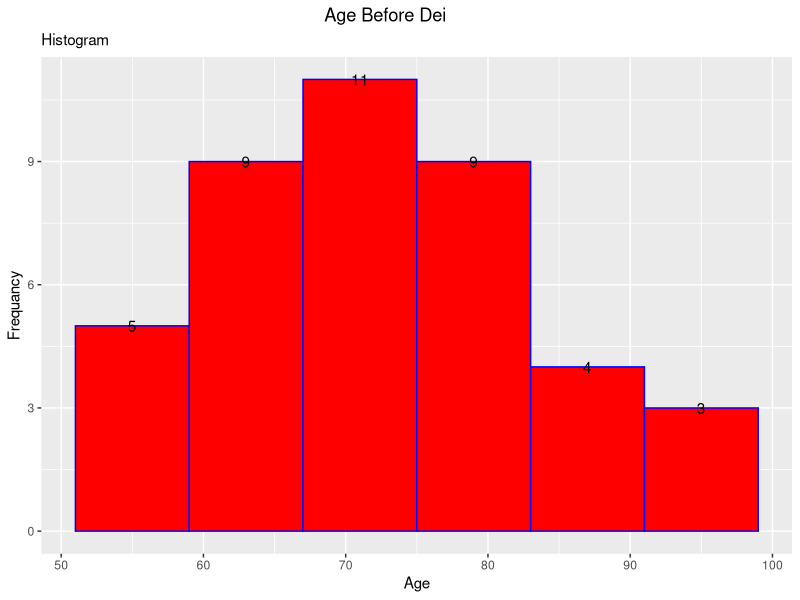
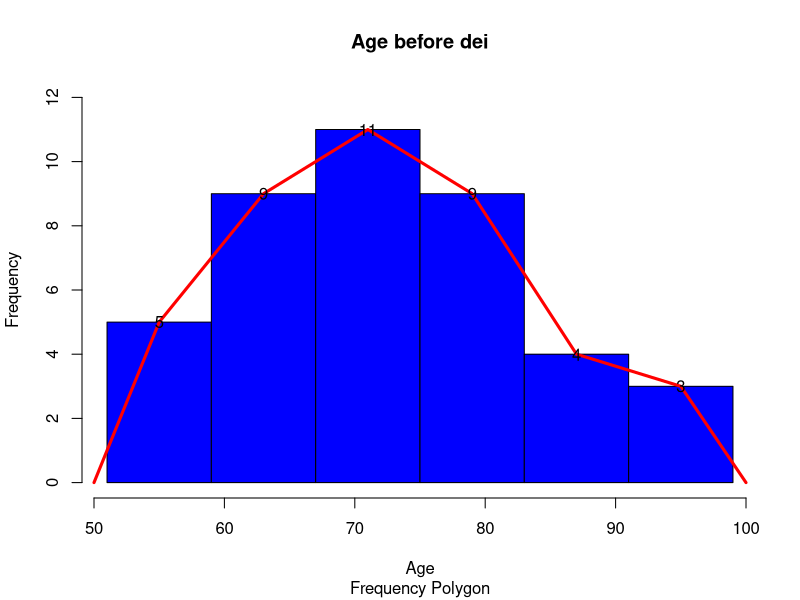
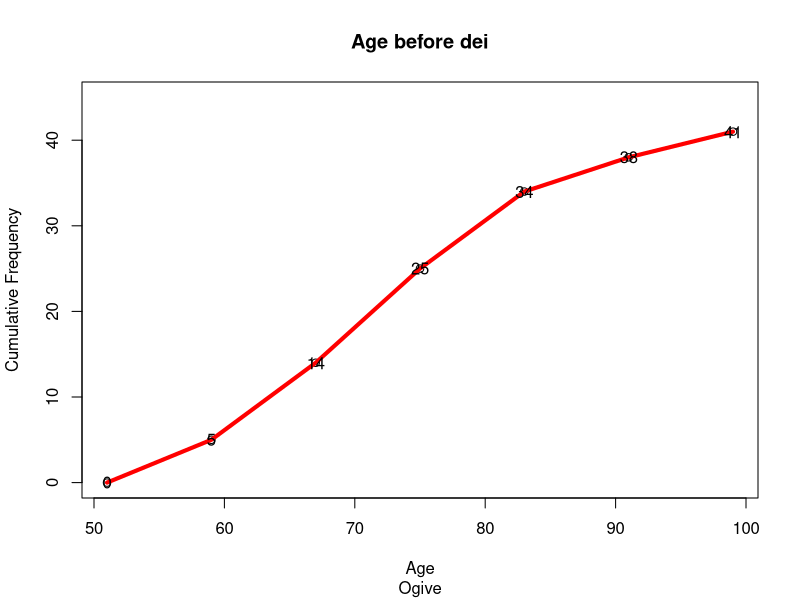
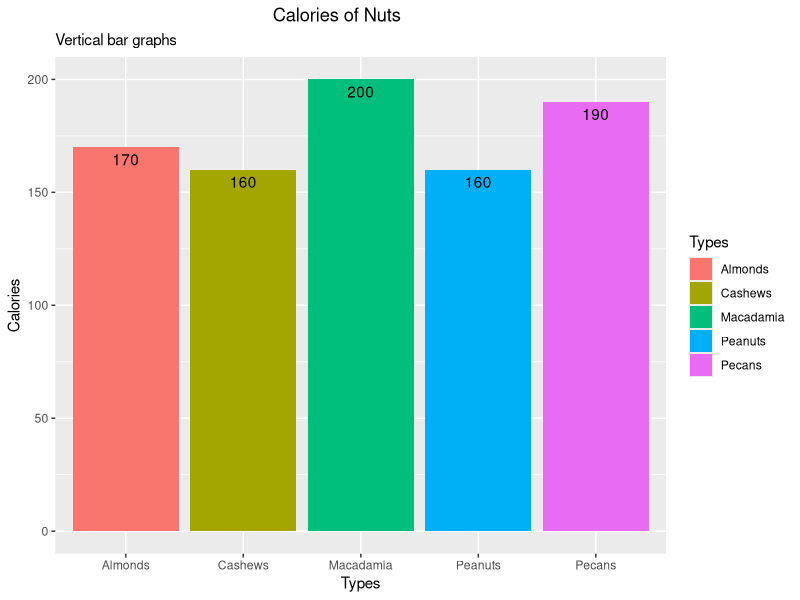
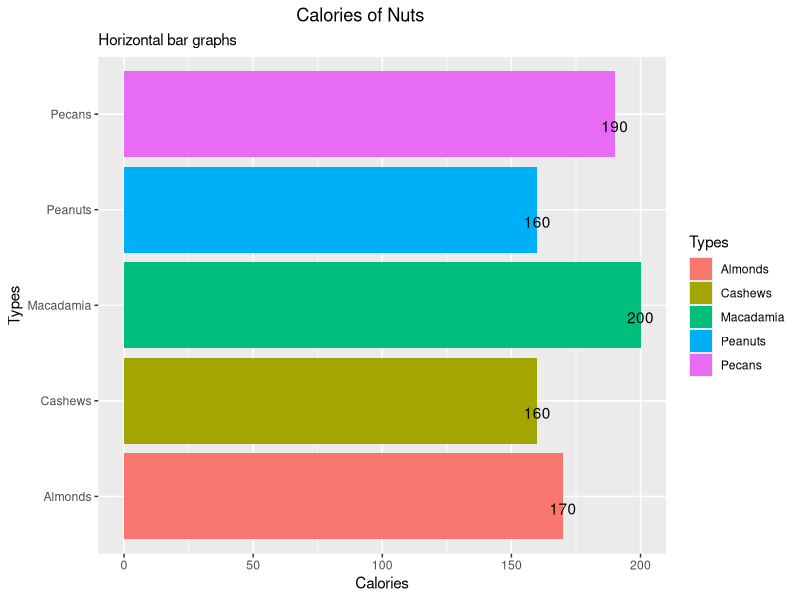
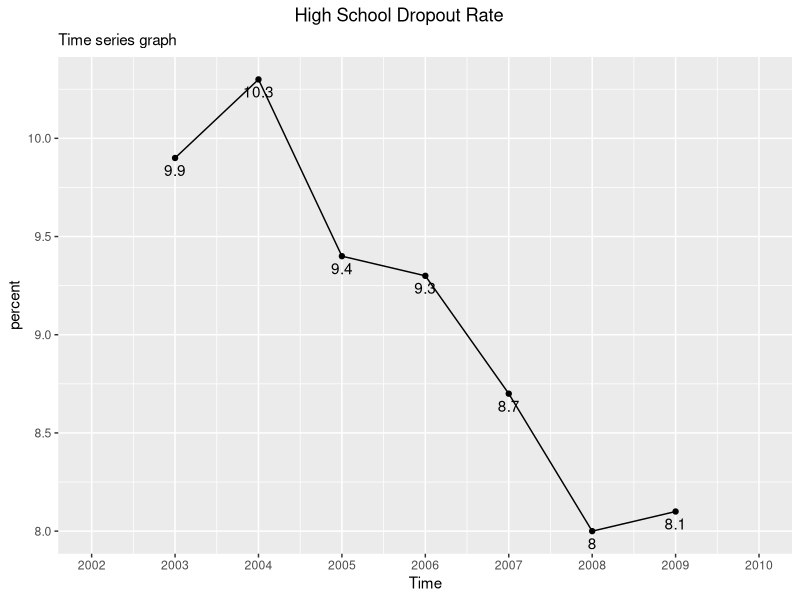
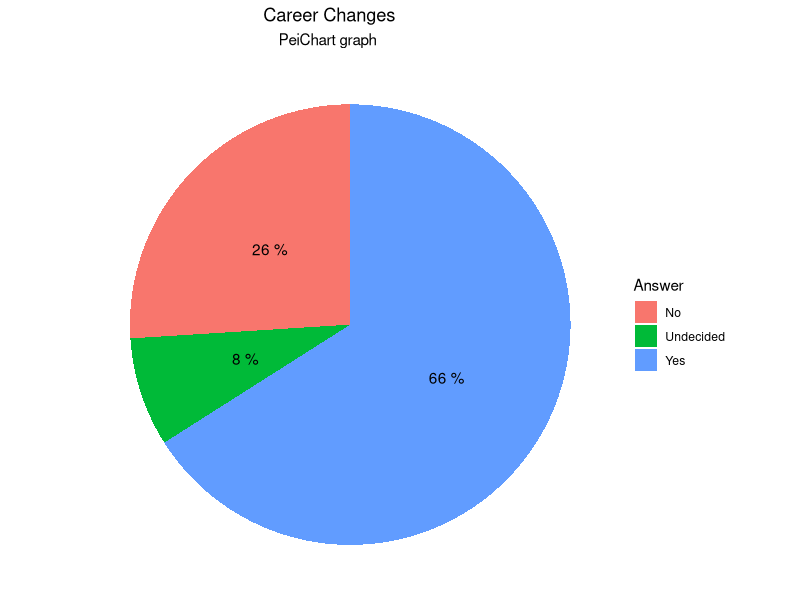
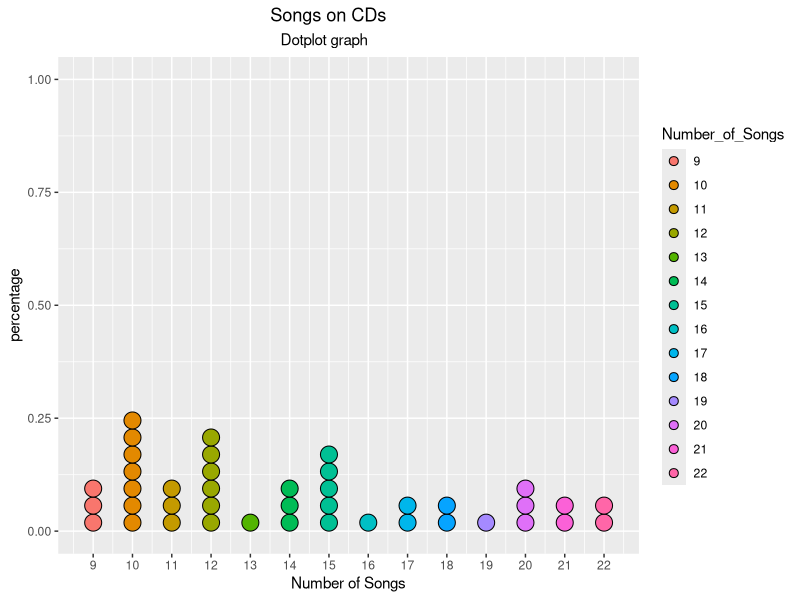

The R script that drew these images, in order:
## ---- chunk 1
news<- c("N", "N", "T", "T", "T", "I", "R", "R", "I", "T",
           "I", "N", "R", "R", "I", "N", "N", "I", "T", "N",
           "I", "R", "T", "T", "T", "T", "N", "R", "R", "I",
           "R", "R", "I", "N", "T", "R", "T", "I", "I", "T",
           "T", "I", "N", "T", "T", "I", "R", "N", "R", "T")
## ---- chunk 2

## ---- chunk 3
library(tidyverse)
library(ggplot2)
table(news)%>%
  as.tibble()%>%
  mutate(freq = n,perc = (n/sum(n)*100))%>%
  select(-n)%>%
  bind_rows(tibble(news="Total",freq=sum(.$freq),perc=sum(.$perc)))%>%
  knitr::kable(format = 'markdown')
## ---- chunk 4
library(tidyverse)
Age <- c(90,83,80,73,70,51,68,79,70,71,72,74,67,
         54,81,66,62,63,68,57,66,96,78,55,60,66,57,
         71,60,85,76,98,77,88,78,81,64,66,77,93,70)
number =round((max(Age)-min(Age))/6)
breakss<-seq(min(Age),max(Age)+number,by=number)
Age%>%
  cut(breaks=breakss,right=FALSE)->Classes
table(Classes)%>%
  as.tibble()%>%
  mutate(Freq=n)%>%
  select(-n)->datasets
datasets%>%
  knitr::kable(format = 'markdown')
## ---- chunk 5
datasets%>%
  mutate(Relative_freq=round(Freq*100/41,2))%>%
  bind_rows(tibble(Classes="Total",
                   Freq=sum(.$Freq),
                   Relative_freq=as.integer(sum(.$Relative_freq)))
            )%>%
knitr::kable(format = 'markdown')
## ---- chunk 6
min=c()
for (n in 1:6) {
  r<-(breakss[n+1]+breakss[n])/2
  min=c(min,r)
}
Age%>%
  as.tibble()%>% 
ggplot(aes(value)) +
  geom_histogram(breaks=breakss,
                 right=FALSE,
                 col='blue',
                 fill='red',)+
  ggtitle('Age Before Dei')+
  theme(plot.title = element_text(hjust=0.45))+
  labs(x='Age',y='Frequancy', subtitle = 'Histogram')+
  annotate("text", x =min, y=datasets$Freq, label =datasets$Freq)
## ---- chunk 7
hist(Age,
     main='Age before dei',
     sub='Frequency Polygon',
     col="blue",
     xlab='Age',
     ylab='Frequency',
     ylim = c(0,12),
     breaks=breakss,
     right = FALSE)
lines(c(50,min,100),c(0,datasets$Freq,0),lwd=3,col='red')
text(min,datasets$Freq,datasets$Freq)%>%
knitr::kable(format = 'markdown')
## ---- chunk 8
c_freq = c(0,cumsum(table(Classes)))
plot(breakss, c_freq,
     xlab="Age",
     ylab="Cumulative Frequency",
     ylim=c(0,45))
title(main='Age before dei',sub='Ogive')
lines(breakss, c_freq,lwd=4,col='red')
text(breakss,c_freq,c_freq)

## ---- chunk 9
df<-tibble(
  Types=c('Peanuts','Almonds','Macadamia', 'Pecans','Cashews'),
   Calories=c(160,170,200,190,160)
)
knitr::kable(df,format = 'markdown')
df%>%
  ggplot(aes(Types,Calories,fill=Types))+
  geom_bar(stat = "identity")+
  ggtitle('Calories of Nuts',subtitle = "Vertical bar graphs")+
  theme(plot.title = element_text(hjust=0.45))+
  geom_text(aes(label=Calories),vjust=1.5)
## ---- chunk 10
df%>%
  ggplot(aes(Calories,Types,fill=Types))+
  geom_bar(stat = "identity")+
  ggtitle('Calories of Nuts',subtitle = "Horizontal bar graphs")+
  theme(plot.title = element_text(hjust=0.45))+
  geom_text(aes(label=Calories),vjust=1.5)
## ---- chunk 11
Rate<-tibble(
  Time=c(2003 ,2004 ,2005 ,2006 ,2007 ,2008 ,2009),
  percent = c(9.9 ,10.3 ,9.4 ,9.3, 8.7 ,8.0 ,8.1)
)
knitr::kable(Rate,format = 'markdown')
ggplot(Rate,aes(Time,percent))+
  geom_line()+
  xlim(2002,2010)+
  geom_point()+
  geom_text(aes(label=percent),vjust=1.5)+
  scale_x_continuous(breaks = seq(2002,2010,by=1),limits = c(2002,2010))+
  ggtitle('High School Dropout Rate',subtitle = "Time series graph")+
  theme(plot.title = element_text(hjust=0.45))
## ---- chunk 12
Career<-tibble(
  Answer=c('Yes','No','Undecided'),
   people= c(660,260,80)
)
knitr::kable(Career,format = 'markdown')
ggplot(Career,aes('',people,fill = Answer))+
  geom_bar(stat = "identity",width = 1)+
  coord_polar('y',start=0)+
  theme_void()+
  geom_text(aes(label=paste(people*100/sum(people), "%", sep=" ")),position=position_stack(vjust=0.5))+
    ggtitle('Career Changes',subtitle = "PeiChart graph")+
  theme(plot.title = element_text(hjust=0.45),plot.subtitle = element_text(hjust=0.45))
## ---- chunk 13
song<-c(10, 14, 18, 11, 11, 15, 16, 10, 10, 17, 10, 15, 22, 9, 14, 12, 18, 12, 12, 15, 21, 22, 20, 15, 10, 19, 20, 21, 10, 17, 9, 13, 15, 11, 12, 12, 9, 14, 20, 12, 10)
PM<-c('null','null','null','null',song)
M<-matrix(PM,nrow =9,ncol = 5 )
knitr::kable(M,format = 'markdown')
table(song)%>%
  as.tibble()%>%
  set_names('Number of song','freq')%>%
  bind_rows(tibble('Number of song'="Total",freq=sum(.$freq)))%>%
knitr::kable(format = 'markdown')
df<-as.tibble(song)
Number_of_Songs<-factor(df$value)
ggplot(df,aes(x=value,fill =Number_of_Songs))+
  geom_dotplot()+
  xlab('Number of Songs')+
  ylab('percentage')+
  ggtitle(' Songs on CDs',subtitle = "Dotplot graph")+
  theme(plot.title = element_text(hjust=0.45),plot.subtitle = element_text(hjust=0.45))+
  xlim(8,23)+
  scale_x_continuous(breaks=seq(7,24,1))

## ---- chunk 14
data<-tibble(
  years=c(2010,2011,2012,2013),
  Food_grains=c(100,120,130,150),
  Vegetable=c(30,40,45,50),
  Other=c(10,15,25,25)
)
knitr::kable(data,format = 'markdown')
data%>%
  pivot_longer(cols=-years,
             names_to = 'Produce',
             values_to = 'Quantity')%>%
  ggplot(aes(x=years,y=Quantity,fill = Produce))+
  geom_col(position = 'dodge')+
  guides(fill=guide_legend(title = 'Agricultural Production'))+
  labs(y='Production(tones)')+
    geom_text(aes(label=Quantity),position=position_dodge(0.9),vjust=0)+
  ggtitle('Agricultural Production',subtitle = "Multiple bar graph graph")+
  theme(plot.title = element_text(hjust=0.45),plot.subtitle = element_text(hjust=0.45))
## ---- chunk 15
Peyton<-c(26 ,33 ,27, 49, 31, 27, 33, 26, 26, 29, 28, 31, 33)
PM<-c('null',Peyton)
M<-matrix(PM,nrow =2,ncol = 7 )
knitr::kable(M,format = 'markdown')
table(Peyton)%>%
  as.tibble()%>%
  set_names('number of touch-downs','freq')%>%
  bind_rows(tibble('number of touch-downs'="Total",freq=sum(.$freq)))%>%
knitr::kable(format = 'markdown')
df<-as.tibble(Peyton)
people<-factor(df$value)
ggplot(df,aes(x=value,fill =people))+
  geom_dotplot()+
  xlab('Number of touch-downs')+
  ylab('Percentage')+
  ggtitle('Peyton Manning’s Colts Career',subtitle = "Dotplot graph")+
  theme(plot.title = element_text(hjust=0.45),plot.subtitle = element_text(hjust=0.45))+
  xlim(25,50)+
  scale_x_continuous(breaks=seq(25,50,1))+
    guides(fill=guide_legend(title = 'Number of touch-downs'))

## ---- chunk 16
vehicle <-tibble(
  time = c('1-2pm','2-3pm','3-4pm','4-5pm'),
  Car = c(37,44,23,29),
  Bus = c(45,34,39,41),
  Bike =c(42,26,27,48)
)
knitr::kable(vehicle,format = 'markdown')
vehicle$time<-c(2,3,4,5)
vehicle%>%
bind_rows(tibble(time=1,Car=0,Bus=0,Bike=0))->vehicle
vehicle%>%
    pivot_longer(cols=-time,
             names_to = 'Vehicle',
             values_to = 'Frequency')->df
df[order(df$Vehicle,decreasing = FALSE),]->df
df%>%
  ggplot(aes(x=time,y=Frequency,colour = factor(Vehicle)))+
  geom_line(size=2)+
  geom_point(size=3)+
  annotate("text", x =df$time, y=df$Frequency, label =df$Frequency)+
  guides(colour=guide_legend(title = 'Vehicle'))+
  xlab('Time(pm)')+
  ggtitle(' Survey Of The Estimated Amount Of Vehicles',subtitle = "Mutiple line graph")+
  theme(plot.title = element_text(hjust=0.45),plot.subtitle = element_text(hjust=0.45))
## ---- chunk 17
Huoseholds<-c(1.4,0.8,0.3,1.6)
Viewers_in_millions<-c(1.6,0.8,0.4,1.8)
df<-tibble(Huoseholds,Viewers_in_millions)
knitr::kable(df,format = 'markdown')
sum1<-0
sum2<-0
for (i in (1:4)){
  sum1=sum1+(Huoseholds[i]*Viewers_in_millions[i])
  sum2=sum2+(Huoseholds[i])
}
message("Average depends on weight is ",round(sum1/sum2,2) )
## ---- chunk 18
check_int<-function(a){
  n=(a*10)%%10
  if(n==0){
    return(TRUE)
  }else{
    return(FALSE)
  }
}
## ---- chunk 19
Q<-function(a){
    a<-sort(a)
  n=length(a)
  c1=(n*25)/100
  c3=(n*75)/100
  if(check_int(c1)==TRUE){
    Q1=(a[c1]+a[c1+1])/2
  }else{
    Q1=a[round(c1,0)]
  }
  if(check_int(c3)==TRUE){
    Q3=(a[c3]+a[c3+1])/2
  }else{
    Q3=a[round(c3,0)]
  }
  return(c(Q1,Q3))
}
find_outier<-function(a){
  a<-sort(a)
  n=length(a)
  Q13=Q(a)
  Q1=Q13[1]
  Q3=Q13[2]
  IQR = Q3 - Q1
  Domain = seq(round(Q1-1.5*IQR,0),round(Q3+1.5*IQR,0))
  outier<-c()
  for (i in  1:n){
      if(a[i]%in%Domain==FALSE){
        outier<-c(outier,a[i])
    }
  }
  if(length(outier)==0){
    message('There is not outier in data')
  }else if(length(outier)==1){
    message('Outier in data is ', outier)
  }else{
    message('Outier in data are: ')
    for (i in 1:length(outier)) {
      print(outier[i])
    }
  }
}

## ---- chunk 20
a<-c(14,18,27,26,19,13,5,25)
find_outier(a)
## ---- chunk 21
b<-c(112,157,192,116,153,129,131)
find_outier(b)
## ---- chunk 22
mean<-function(a){
  return(sum(a)/length(a))
}
mode<-function(a){
  table(a)%>%
    as.tibble()->df
  r<-max(df[,'n'])
  return(df[df$n==r,'a'])
}
median<-function(a){
  sort(a)->a
  n<-length(a)
  if(n%%2==0){
    m=(a[n/2]+a[(n/2)+1])/2
  }else{
    m=a[(n+1)/2]
  }
  return(m)
}
varaint<-function(a){
  mean(a)->n
  s=c()
  for (i in 1:length(a)) {
    s=c(s,(abs(a[i]-n))^2)
  }
  return(sum(s)/length(a))
}
classify<-function(a,n){
  number =round((max(a)-min(a))/n)
  breakss<-seq(min(a),max(a)+number,by=number)
  a%>%
    cut(breaks=breakss,right=FALSE)->Classes
  table(Classes)%>%
    as.tibble()%>%
    mutate(Freq=n)%>%
    select(-n)%>%
    return()
}
## ---- chunk 23
data<-c(55,60,91,85,60,70,89,99,59,67,72,82,60,68,57,74,64,70,68,91,89,90,83,40,79,85,71,80,76,81)
data1<-data
message('Mean of data is ',round(mean(data),2))
mode(data)%>%
  mutate(Mode=a)%>%
  select(-a)%>%
  knitr::kable(format = 'markdown')
message("Median of data is ",median(data))
message('Varaint of data is ',round(varaint(data),3))
message('Standaed deviation of data is ',round(sqrt(varaint(data)),2))
Q13=Q(data)
Q1=Q13[1]
Q3=Q13[2]
message('Q1 of data is ',Q1)
message('Q3 of data is ',Q3)
## ---- chunk 24
knitr::kable(classify(data,5),format = 'markdown')
## ---- chunk 25
midpoint<-function(b){
    mid<-c()
  for (i in 1:length(b)-1) {
    r<-(b[i]+b[i+1])/2
    mid<-c(mid,r)
  }
    return(mid)
}
mean_class<-function(a,b){
  mid=midpoint(b)
  a%>%
    mutate(Mid_range=mid)%>%
    mutate(XM=Freq*Mid_range)->a
a$XM%>%
  sum()->sum
  return(sum/sum(a$Freq))
}
varaint_class<-function(a,b){
    mid=midpoint(b)
    mean_class(a,b)->n
  a%>%
    mutate(Mid_range=mid)%>%
    mutate(V=(Mid_range-n)^2)->a
  sum(a$V)/sum(a$Freq)%>%
    return()
}
## ---- chunk 26
number =round((max(data)-min(data))/5)
b<-seq(min(data),max(data)+number,by=number)
data<-classify(data,5)
## ---- chunk 27
message('Mean of data is ',round(mean_class(data,b),2))
message('Varaint of data is ',round(varaint_class(data,b),2))
message('Standaed deviation of data is ',round(sqrt(varaint_class(data,b)),2))
## ---- chunk 28
data%>%
  mutate(upper=b[2:length(b)])->x
# find comulative 
cf<-c(x$Freq[1])
  for (i in 1:length(x$Freq)-1) {
    r<-cf[i]+x$Freq[i+1]
    cf<-c(cf,r)
  }
x%>%
  mutate(CF=cf)->x
# find all data
x$Freq%>%
    sum()/2->t # find medium 
# t=15 close to 16
Cf=16 # Commulative of medium
l=64 # lower of Medium
f=9 # frequency of medium
median=l+((t-Cf)/f)*number
message("Median of data is ", round(median,2))
## ---- chunk 29
x$Freq%>%
    sum()/4->t # find position Q1
# t=7.5 in 64-76
Cf=16 # Commulative of Q1
l=64 # lower of Q1
f=9 # frequency of Q1
Q1=l+((t-Cf)/f)*number
message("Q1 of data is ", round(Q1,2))
## ---- chunk 30
x$Freq%>%
    sum()*3/4->t # find position 
# t=22.5 in 76-88
Cf=24 # Commulative of Q3
l=76 # lower of Q3
f=8 # frequency of Q3
Q3=l+((t-Cf)/f)*number
message("Q3 of data is ", round(Q3,2))
## ---- chunk 31
# highest frequency is 9 in 64-76
l=64
f1=9 
f2=8# upper frequency column
f0=6# lower frequency column
Mode=l+number*(f1-f0)/(2*f1-f0-f2)
message("Mode of data is ", round(Mode,2))
## ---- chunk 32
hist(data1,
     main='Examination test scores',
     sub='Histogram',
     col="blue",
     xlab='Score',
     ylab='Frequency',
     ylim=c(0,10),
     breaks=b,
     right = FALSE)
text(midpoint(b),data$Freq,data$Freq)%>%
knitr::kable(format = 'markdown')
## ---- chunk 33
sk=(mean_class(data,b)-median)*3/sqrt(varaint_class(data,b))
message('Skewness = ',round(sk,2))
## ---- chunk 34
percentile<-function(a,n){
  a<-sort(a)
  count=0
  for(i in 1:length(a)){
    if(a[i]<n){
      count=count+1
    }
  }
  return(round((count+0.5)*100/length(a),2))
}
## ---- chunk 35
message('Percentile of 55 is ',percentile(data1,55),'%')
message('Percentile of 60 is ',percentile(data1,60),'%')
message('Percentile of 74 is ',percentile(data1,74),'%')
## ---- chunk 36
position_per<-function(a,p){
  a<-sort(a)
  n=length(a)
  c=(n*p)/100
  if(check_int(c)==TRUE){
    Q=(a[c]+a[c+1])/2
  }else{
    Q=a[round(c,0)]
  }
  return(Q)
}
## ---- chunk 37
data<-c(6.3,2.9,4.5,1.1,1.8,4.0,1.2,3.1,2.0,4.0,7.0,2.8,4.3,2.9,8.3,4.4,2.8,3.1,5.6,4.5,4.5,5.7,0.5,6.2,3.7,0.9,2.4,3.0,3.5,5.3)
data1<-data
message('Mean of data is ',round(mean(data),2))
mode(data)%>%
  mutate(Mode=a)%>%
  select(-a)%>%
  knitr::kable(format = 'markdown')
message("Median of data is ",median(data))
message('Varaint of data is ',round(varaint(data),3))
message('Standaed deviation of data is ',round(sqrt(varaint(data)),2))
Q13=Q(data)
Q1=Q13[1]
Q3=Q13[2]
message('Q1 of data is ',Q1)
message('Q3 of data is ',Q3)
message('90th percentile of data is ',position_per(data,90))
## ---- chunk 38
classify_<-function(a,n){
  number =round((max(a)-min(a))/n,1)
  br<-seq(min(a),max(a)+number,by=number)
  a%>%
    cut(breaks=br,right=FALSE)%>%
    table()%>%
    as.tibble()%>%
    mutate(Freq=c(6,9,8,5,2))%>%
    select(-n)%>%
    return()
}
## ---- chunk 39
knitr::kable(classify_(data,5),format = 'markdown')
## ---- chunk 40
number =round((max(data)-min(data))/5,1)
b<-seq(min(data),max(data)+number,by=number)
data<-classify_(data,5)
## ---- chunk 41
message('Mean of data is ',round(mean_class(data,b),2))
message('Varaint of data is ',round(varaint_class(data,b),2))
message('Standaed deviation of data is ',round(sqrt(varaint_class(data,b)),2))
## ---- chunk 42
data%>%
  mutate(upper=b[2:length(b)])->x
# find comulative 
cf<-c(x$Freq[1])
  for (i in 1:length(x$Freq)-1) {
    r<-cf[i]+x$Freq[i+1]
    cf<-c(cf,r)
  }
x%>%
  mutate(CF=cf)->x
knitr::kable(x,format = 'markdown')
# find all data
x$Freq%>%
    sum()/2->t 
# find medium 
# t=15 close to 20
Cf=15 # Commulative of medium
l=2.1 # lower of Medium
f=9 # frequency of medium
median=l+((t-Cf)/f)*number
message("Median of data is ", round(median,2))
## ---- chunk 43
x$Freq%>%
    sum()/4->t# find position Q1
# t=7.5 in [2.1,3.7)	
Cf=15 # Commulative of Q1
l=2.1 # lower of Q1
f=9 # frequency of Q1
Q1=l+((t-Cf)/f)*number
message("Q1 of data is ", round(Q1,2))
## ---- chunk 44
x$Freq%>%
    sum()*3/4->t # find position 
# t=22.5 in [3.7,5.3)	
Cf=23 # Commulative of Q3
l=3.7 # lower of Q3
f=8 # frequency of Q3
Q3=l+((t-Cf)/f)*number
message("Q3 of data is ", round(Q3,2))
## ---- chunk 45
# highest frequency is 9 in [2.1,3.7)	
l=2.1
f1=9 
f2=8# upper frequency column
f0=6# lower frequency column
Mode=l+number*(f1-f0)/(2*f1-f0-f2)
message("Mode of data is ", round(Mode,2))
## ---- chunk 46
x$Freq%>%
    sum()*90/100->t # find position 
# t=27 in [5.3,6.9)	
Cf=23 
l=5.3 # lower of Q3
f=5 # frequency of Q3
Q=l+((t-Cf)/f)*number
message("90th percentile of data is ", round(Q,2))
## ---- chunk 47
hist(data1,
     main='Data',
     sub='Histogram',
     col="blue",
     xlab='Data',
     ylab='Frequency',
     ylim=c(0,10),
     breaks=b,
     right = FALSE)
text(midpoint(b),data$Freq,data$Freq)%>%
knitr::kable(format = 'markdown')
## ---- chunk 48
sk=(mean_class(data,b)-median)*3/sqrt(varaint_class(data,b))
message('Skewness = ',round(sk,2))
## ---- chunk 49
Q<-function(a){
    a<-sort(a)
  n=length(a)
  c1=(n*25)/100
  c3=(n*75)/100
  if(check_int(c1)==TRUE){
    Q1=(a[c1]+a[c1+1])/2
  }else{
    Q1=a[round(c1,0)]
  }
  if(check_int(c3)==TRUE){
    Q3=(a[c3]+a[c3+1])/2
  }else{
    Q3=a[round(c3,0)]
  }
  return(c(Q1,Q3))
}
## ---- chunk 50
data<-c(59.2,59.5,61.6,65.5,66.6,72.9,
        74.8,77.3,79.2,83.7,85.6,85.8,
        86.6,87.0,87.1,90.2,93.3,98.6,
        100.2,100.7)
message("Median of data is ",median(data))
Q13=Q(data)
Q1=Q13[1]
Q3=Q13[2]
message('Q1 of data is ',Q1)
message('Q3 of data is ',Q3)
## ---- chunk 51
message('26th percentile of data is ',position_per(data,26))
message('83th percentile of data is ',position_per(data,83))
## ---- chunk 52
data%>%
  as.tibble()%>%
  ggplot(aes(x=value))+
  theme_minimal()+
  geom_boxplot(fill = "#0099f8")+
  xlab('Data')+
  ggtitle('BOX plot')+
  theme(plot.title = element_text(hjust=0.45))
## ---- chunk 53
Before<-c(38,16,18,24,12,30,35,32,31,30,24,35)
After<-c(26,15,12,18,24,32,14,18,16,18,22,12)
data<-tibble(Before,After)
knitr::kable(data,format = 'markdown')
## ---- chunk 54
data%>%
  ggplot()+
  geom_boxplot(aes(x=Before,y='Before'),fill = "#0099f8")+
  geom_boxplot(aes(x=After,y='After'),fill = "red")+
  xlab('Data')+
  ggtitle('HoursWorked',subtitle = "Mutiple Boxplot")+
  theme(plot.title = element_text(hjust=0.45),plot.subtitle = element_text(hjust=0.45))
  
## ---- chunk 55
data<-c(67, 84, 80, 77, 97, 59, 62, 37, 33, 42, 36, 54, 18, 12,
        19, 33, 49, 24, 25, 22, 24, 29, 9, 21, 21, 24, 31, 17, 
        15, 21, 13, 19, 19, 22, 22, 30, 41, 22, 18, 20, 26, 33,
        14, 14, 16, 22, 26, 10, 16, 24)
data%>%
  as.tibble()%>%
  table()%>%
  as.tibble()%>%
  mutate(Freq=n)%>%
  select(-n)->df
  knitr::kable(df,format = 'markdown')
## ---- chunk 56
data%>%
  as.tibble()%>%
  ggplot(aes(x=value))+
  geom_histogram(color='black')+
  labs(x='Data',y='Frequency')+
  ggtitle('The number of branches',subtitle = "Histogram(Non_class)")+
  theme(plot.title = element_text(hjust=0.45),plot.subtitle = element_text(hjust=0.45))
  
## ---- chunk 57
classify(data,round(sqrt(length(data)),0))->data1
number =round((max(data)-min(data))/round(sqrt(length(data)),0),0)
b<-seq(min(data),max(data)+number,by=number)
data1
## ---- chunk 58
hist(data,
     main='The number of branches',
     sub='Histogram(class)',
     col="blue",
     xlab='The number of branches',
     ylab='Frequency',
     ylim=c(0,20),
     breaks=b,
     right = FALSE)
text(midpoint(b),data1$Freq,data1$Freq)%>%
knitr::kable(format = 'markdown')
## ---- chunk 59
find_outier(data)

## ---- chunk 60
remove<-function(a,x){
  return(a[a!=x])
}
## ---- chunk 61
data2=data
for (i in c(67,77,80,84,97)) {
  data2<-remove(data2,i)
}
data2%>%
  as.tibble()%>%
  ggplot(aes(x=value))+
  geom_histogram(color='black')+
  labs(x='Data',y='Frequency')+
  ggtitle('The number of branches',subtitle = "Histogram(Non_class)")+
  theme(plot.title = element_text(hjust=0.45),plot.subtitle = element_text(hjust=0.45))
## ---- chunk 62
classify(data2,round(sqrt(length(data2)),0))->data3
number =round((max(data2)-min(data2))/round(sqrt(length(data2)),0),0)
b<-seq(min(data2),max(data2)+number,by=number)
data3
## ---- chunk 63
hist(data2,
     main='The number of branches',
     sub='Histogram(class)',
     col="blue",
     xlab='The number of branches',
     ylab='Frequency',
     ylim=c(0,20),
     breaks=b,
     right = FALSE)
text(midpoint(b),data3$Freq,data3$Freq)%>%
knitr::kable(format = 'markdown')
## ---- chunk 64
mean(data)
message('Mean of data is ',round(mean(data),2))
message('Varaint of data is ',round(varaint(data),2))
message('Standaed deviation of data is ',round(sqrt(varaint(data)),2))
## ---- chunk 65
probability<-function(a,n,m){
  d=0
  for (i in 1:length(a)) {
    if(a[i]<n && a[i]>m){
      d=d+1
    }
  }
  return(d/length(a))
}
## ---- chunk 66
P=probability(data,mean(data)+sqrt(varaint(data)),mean(data)-sqrt(varaint(data)))
message('The percent of the data values fall within 1 standard deviations of the mean is ',round((P)*100,0),'%')
## ---- chunk 67
P=probability(data,mean(data)+2*sqrt(varaint(data)),mean(data)-2*sqrt(varaint(data)))
message('The percent of the data values fall within 2 standard deviations of the mean is ',round((P)*100,0),'%')
## ---- chunk 68
P=probability(data,mean(data)+3*sqrt(varaint(data)),mean(data)-3*sqrt(varaint(data)))
message('The percent of the data values fall within 3 standard deviations of the mean is ',round((P)*100,0),'%')
